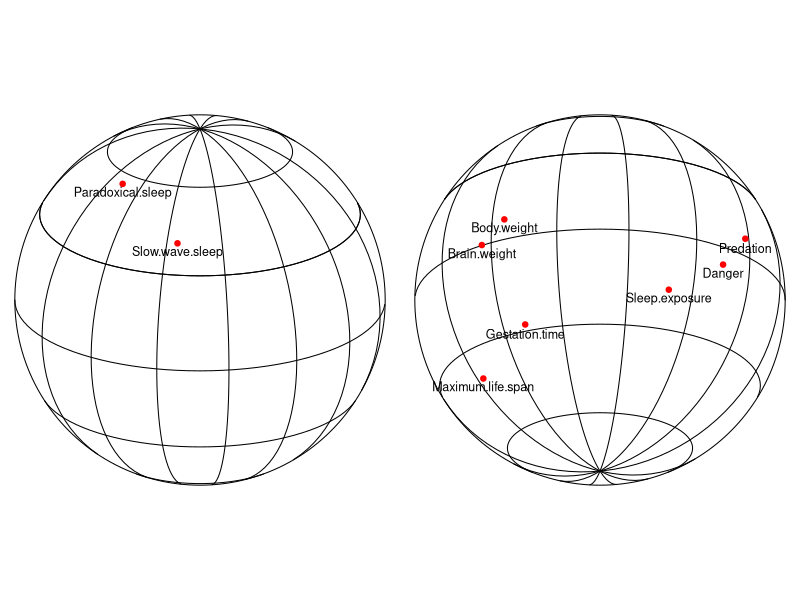
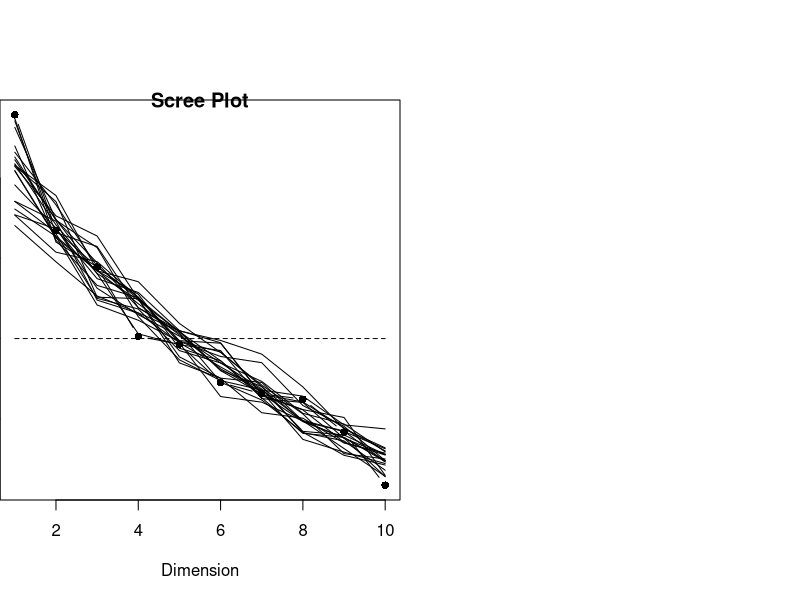
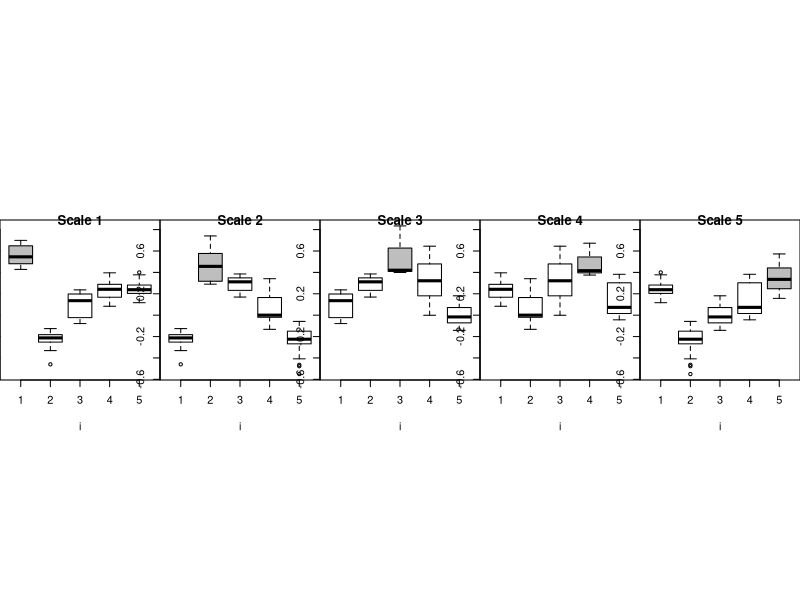

Reproduce these figures in R, in order.
library(psy)


### Name: psy
### Title: Various procedures used in psychometry
### Aliases: psy
### Keywords: package

### ** Examples

data(sleep)
sphpca(sleep[,c(2:5,7:11)])
data(expsy)
scree.plot(expsy[,1:10],simu=20,use="P")
data(ehd)
par(mfrow=c(1,5))
mtmm(ehd,list(c("e15","e18","e19","e20"),c("e4","e5","e6","e14","e17"),c("e11","e13","e16")
,c("e1","e10","e12"),c("e2","e3","e7","e8","e9")))
